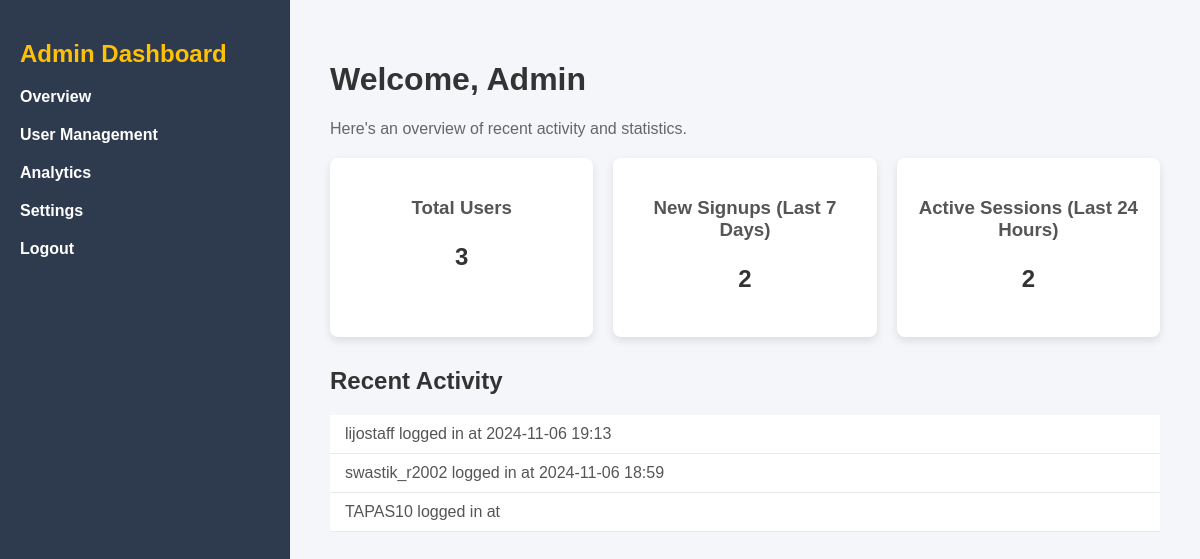
/admin_dashboard/ (signed in), run on an earlier commit of the app's database.
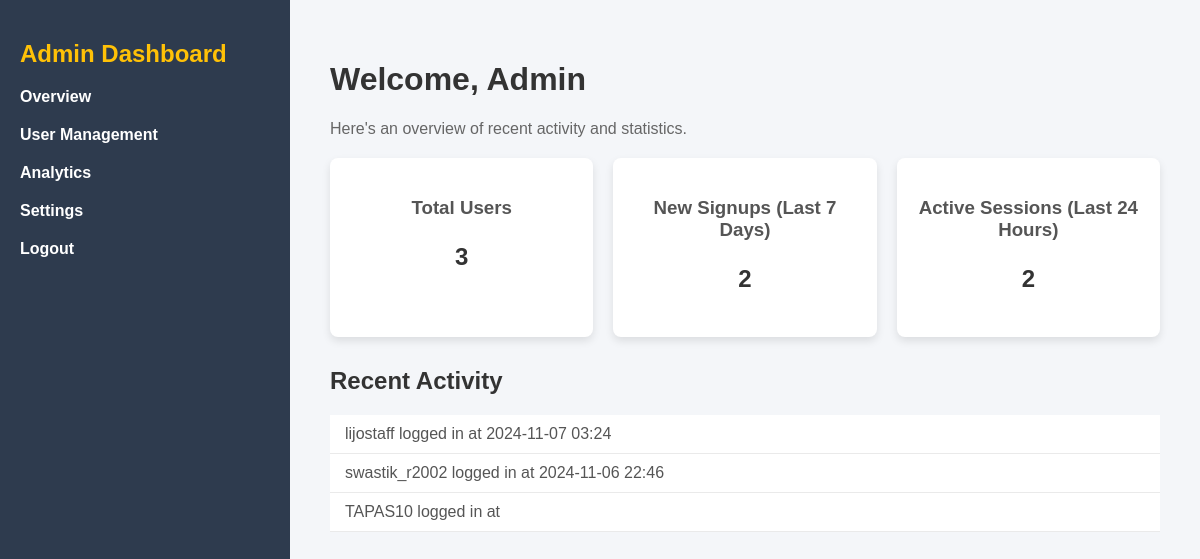
And on a later commit of the database.
### monitoring/models.py (models this page shows, shortened)
class CustomUser(AbstractUser):
    USER_TYPE_CHOICES = (
        ('user', 'User'),
        ('staff', 'Staff'),
    )
    usertype = models.CharField(max_length=10, choices=USER_TYPE_CHOICES, default='user')
    phone_number = models.CharField(max_length=15, blank=True, null=True)
    dob = models.DateField(blank=True, null=True)
    gender = models.CharField(max_length=10, choices=[('male', 'Male'), ('female', 'Female'), ('other', 'Other')], blank=True, null=True)
    groups = models.ManyToManyField(
        Group,
        related_name='customuser_set',
        blank=True,
    )
    user_permissions = models.ManyToManyField(
        Permission,
        related_name='customuser_set',
        blank=True,
    )

### monitoring/views.py (the view)
# urls.py: path('admin_dashboard/', views.admin_dashboard, name='admin_dashboard'),
@login_required
def admin_dashboard(request):
    total_users = CustomUser.objects.count()
    new_signups = CustomUser.objects.filter(date_joined__gte=timezone.now() - timezone.timedelta(days=7)).count()
    active_sessions = CustomUser.objects.filter(last_login__gte=timezone.now() - timezone.timedelta(days=1)).count()
    users = CustomUser.objects.all()
    context = {
        'total_users': total_users,
        'new_signups': new_signups,
        'active_sessions': active_sessions,
        'recent_activities': CustomUser.objects.order_by('-last_login')[:5],
        'users': users,
    }
    return render(request, 'monitoring/admin_dashboard.html', context)

### templates/monitoring/admin_dashboard.html (shortened to what this page needs)
{% load static %}
<!DOCTYPE html>
<html lang="en">
<head>
    <link rel="stylesheet" href="{% static 'css/admin_dashboard.css' %}">
</head>
<body>
    <div class="dashboard-container">
        <aside class="sidebar">
            <h2>Admin Dashboard</h2>
            <ul>
                <li><a href="{% url 'admin_dashboard' %}">Overview</a></li>
                <li><a href="{% url 'user_management' %}">User Management</a></li>
                <li><a href="#">Analytics</a></li>
                <li><a href="#">Settings</a></li>
                <li><a href="{% url 'logout' %}">Logout</a></li>
            </ul>
        </aside>
        <main class="main-content">
            <header>
                <h1>Welcome, Admin</h1>
                <p>Here's an overview of recent activity and statistics.</p>
            </header>
            <section class="stats">
                <div class="stat-card">
                    <h3>Total Users</h3>
                    <p>{{ total_users }}</p>
                </div>
                <div class="stat-card">
                    <h3>New Signups (Last 7 Days)</h3>
                    <p>{{ new_signups }}</p>
                </div>
                <div class="stat-card">
                    <h3>Active Sessions (Last 24 Hours)</h3>
                    <p>{{ active_sessions }}</p>
                </div>
            </section>
            <section class="recent-activity">
                <h2>Recent Activity</h2>
                <ul>
                    {% for user in recent_activities %}
                    <li>{{ user.username }} logged in at {{ user.last_login|date:"Y-m-d H:i" }}</li>
                    {% empty %}
                    <li>No recent activities found.</li>
                    {% endfor %}
                </ul>
            </section>
        </main>
    </div>
</body>
</html>

What changed in the data, as far as the page shows it:
changed CustomUser "lijostaff": last_login "2024-11-06 19:13" → "2024-11-07 03:24"
changed CustomUser "swastik_r2002": last_login "2024-11-06 18:59" → "2024-11-06 22:46"
